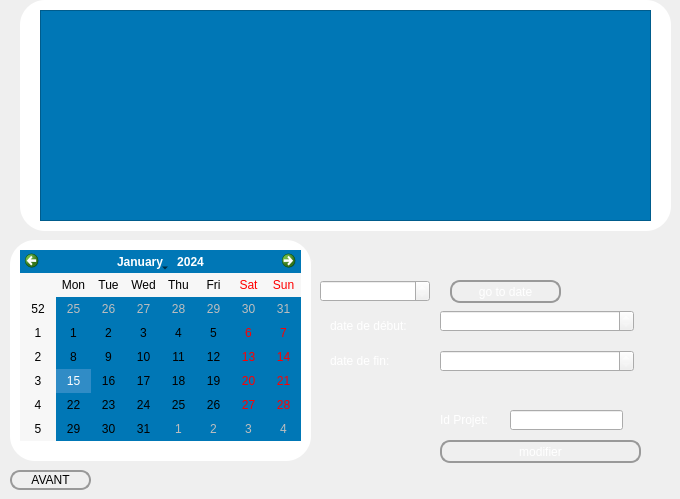
       <widget class="QWidget" name="page_7">
        <widget class="QLabel" name="label_32">
         <property name="geometry">
          <rect>
           <x>20</x>
           <y>0</y>
           <width>651</width>
           <height>231</height>
          </rect>
         </property>
         <property name="styleSheet">
          <string notr="true">border-radius:25px;
background-color:white;</string>
         </property>
         <property name="text">
          <string/>
         </property>
        </widget>
        <widget class="QTableView" name="tableView_emploi">
         <property name="geometry">
          <rect>
           <x>40</x>
           <y>10</y>
           <width>611</width>
           <height>211</height>
          </rect>
         </property>
         <property name="styleSheet">
          <string notr="true">background-color:#0077b6;</string>
         </property>
        </widget>
        <widget class="QLabel" name="label_33">
         <property name="geometry">
          <rect>
           <x>10</x>
           <y>240</y>
           <width>301</width>
           <height>221</height>
          </rect>
         </property>
         <property name="styleSheet">
          <string notr="true">border-radius:25px;
background-color:white;</string>
         </property>
         <property name="text">
          <string/>
         </property>
        </widget>
        <widget class="QCalendarWidget" name="calendarWidget_2">
         <property name="geometry">
          <rect>
           <x>20</x>
           <y>250</y>
           <width>281</width>
           <height>191</height>
          </rect>
         </property>
         <property name="styleSheet">
          <string notr="true">background-color:#0077b6;</string>
         </property>
        </widget>
        <widget class="QPushButton" name="pushButton_emploi_goto">
         <property name="geometry">
          <rect>
           <x>450</x>
           <y>280</y>
           <width>111</width>
           <height>23</height>
          </rect>
         </property>
         <property name="styleSheet">
          <string notr="true">QPushButton{
border-style:solid;
border-width: 2px;
border-color: #999999;
border-radius: 10px;
/*background-color:rgb(58, 122, 62);*/
color:rgb(255, 255, 255);
font: 75 12pt &quot;System&quot;;
background-color: qlineargradient(x1: 0, y1: 0, x2: 0, y2: 1,
stop: 0 #CCCCCC, stop: 1 #AAAAAA);
}
QPushButton:hover{
background-color:#0077b6;

color:rgb(255,255,255);
 
}
QPushButton:pressed{
background-color:#0077b6;}</string>
         </property>
         <property name="text">
          <string>go to date</string>
         </property>
        </widget>
        <widget class="QDateEdit" name="dateEdit_emploi">
         <property name="geometry">
          <rect>
           <x>320</x>
           <y>280</y>
           <width>110</width>
           <height>22</height>
          </rect>
         </property>
         <property name="styleSheet">
          <string notr="true">color:rgb(255, 255, 255);
font: 75 12pt &quot;System&quot;;
</string>
         </property>
        </widget>
        <widget class="QPushButton" name="pushButton_mdf_emploi">
         <property name="geometry">
          <rect>
           <x>440</x>
           <y>440</y>
           <width>201</width>
           <height>23</height>
          </rect>
         </property>
         <property name="styleSheet">
          <string notr="true">QPushButton{
border-style:solid;
border-width: 2px;
border-color: #999999;
border-radius: 10px;
/*background-color:rgb(58, 122, 62);*/
color:rgb(255, 255, 255);
font: 75 12pt &quot;System&quot;;
background-color: qlineargradient(x1: 0, y1: 0, x2: 0, y2: 1,
stop: 0 #CCCCCC, stop: 1 #AAAAAA);
}
QPushButton:hover{
background-color:#0077b6;

color:rgb(255,255,255);
 
}
QPushButton:pressed{
background-color:#0077b6;}</string>
         </property>
         <property name="text">
          <string>modifier</string>
         </property>
        </widget>
        <widget class="QLabel" name="label_emploi">
         <property name="geometry">
          <rect>
           <x>440</x>
           <y>410</y>
           <width>151</width>
           <height>20</height>
          </rect>
         </property>
         <property name="styleSheet">
          <string notr="true">color:rgb(255, 255, 255);
font: 75 12pt &quot;System&quot;;
</string>
         </property>
         <property name="text">
          <string>Id Projet:</string>
         </property>
        </widget>
        <widget class="QLabel" name="label_48">
         <property name="geometry">
          <rect>
           <x>330</x>
           <y>310</y>
           <width>91</width>
           <height>31</height>
          </rect>
         </property>
         <property name="styleSheet">
          <string notr="true">
color:rgb(255, 255, 255);
font: 75 12pt &quot;System&quot;;
</string>
         </property>
         <property name="text">
          <string>date de début: </string>
         </property>
        </widget>
        <widget class="QDateTimeEdit" name="dateTimeEdit_emploiS">
         <property name="geometry">
          <rect>
           <x>440</x>
           <y>310</y>
           <width>194</width>
           <height>22</height>
          </rect>
         </property>
         <property name="styleSheet">
          <string notr="true">color:rgb(255, 255, 255);
font: 75 12pt &quot;System&quot;;
</string>
         </property>
        </widget>
        <widget class="QLabel" name="label_49">
         <property name="geometry">
          <rect>
           <x>330</x>
           <y>350</y>
           <width>91</width>
           <height>21</height>
          </rect>
         </property>
         <property name="styleSheet">
          <string notr="true">color:rgb(255, 255, 255);
font: 75 12pt &quot;System&quot;;
</string>
         </property>
         <property name="text">
          <string>date de fin:</string>
         </property>
        </widget>
        <widget class="QDateTimeEdit" name="dateTimeEdit_emploiE">
         <property name="geometry">
          <rect>
           <x>440</x>
           <y>350</y>
           <width>194</width>
           <height>22</height>
          </rect>
         </property>
         <property name="styleSheet">
          <string notr="true">color:rgb(255, 255, 255);
font: 75 12pt &quot;System&quot;;
</string>
         </property>
        </widget>
        <widget class="QLineEdit" name="label_mtrcl_emploi">
         <property name="geometry">
          <rect>
           <x>510</x>
           <y>410</y>
           <width>113</width>
           <height>20</height>
          </rect>
         </property>
        </widget>
        <widget class="QPushButton" name="avant_3">
         <property name="geometry">
          <rect>
           <x>10</x>
           <y>470</y>
           <width>81</width>
           <height>20</height>
          </rect>
         </property>
         <property name="styleSheet">
          <string notr="true">QPushButton{
border-style:solid;
border-width: 2px;
border-color: #999999;
border-radius: 10px;
/*background-color:rgb(58, 122, 62);*/

background-color: qlineargradient(x1: 0, y1: 0, x2: 0, y2: 1,
stop: 0 #CCCCCC, stop: 1 #AAAAAA);
}
QPushButton:hover{
background-color:#0077b6;

color:rgb(255,255,255);
 
}
QPushButton:pressed{
background-color:#0077b6;}</string>
         </property>
         <property name="text">
          <string>AVANT</string>
         </property>
         <property name="icon">
          <iconset resource="res.qrc">
           <normaloff>:/prefix/new/res/left.png</normaloff>:/prefix/new/res/left.png</iconset>
         </property>
        </widget>
       </widget>
